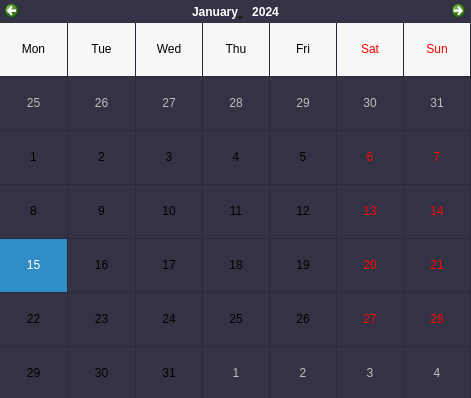
<?xml version="1.0" encoding="UTF-8"?>
<ui version="4.0">
 <class>MainWindow</class>
 <widget class="QMainWindow" name="MainWindow">
  <property name="geometry">
   <rect>
    <x>0</x>
    <y>0</y>
    <width>471</width>
    <height>398</height>
   </rect>
  </property>
  <property name="windowTitle">
   <string>Date</string>
  </property>
  <property name="styleSheet">
   <string notr="true">background-color: #333345;
font: 20pt &quot;Calibri&quot;;</string>
  </property>
  <widget class="QWidget" name="centralwidget">
   <widget class="QCalendarWidget" name="calendarWidget">
    <property name="geometry">
     <rect>
      <x>0</x>
      <y>0</y>
      <width>471</width>
      <height>401</height>
     </rect>
    </property>
    <property name="styleSheet">
     <string notr="true">QCalendarWidget {
color: white;
background-color: rgba(255, 255, 255, 30);
border: 1px solid rgba(255, 255, 255, 40);
border-radius: 7px;
width: 230px;
height: 100px
}
CalendarWidget:hover {
background-color: rgba(255, 255, 255, 40);
}
CalendarWidget:pressed {
background-color: rgba(255, 255, 255, 70);
}</string>
    </property>
    <property name="gridVisible">
     <bool>true</bool>
    </property>
    <property name="verticalHeaderFormat">
     <enum>QCalendarWidget::VerticalHeaderFormat::NoVerticalHeader</enum>
    </property>
    <property name="navigationBarVisible">
     <bool>true</bool>
    </property>
    <property name="dateEditEnabled">
     <bool>true</bool>
    </property>
    <property name="dateEditAcceptDelay">
     <number>10000</number>
    </property>
   </widget>
  </widget>
 </widget>
 <resources/>
 <connections/>
</ui>
